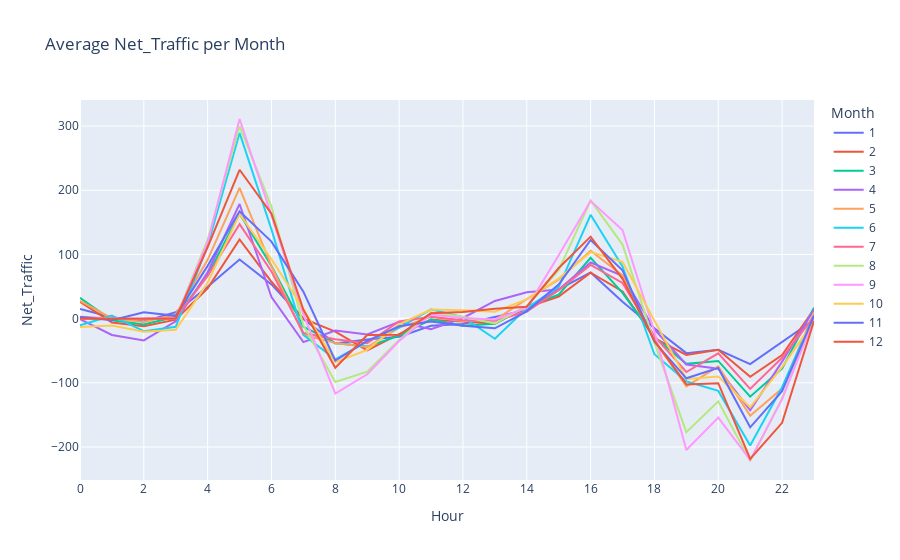

Write notebook code for a chart like this one.
### Code cell
# plot_Entry(colName='Day', title='MRT Average Daily Entry per Station', xlabel='Day of Month', xticks=np.arange(1,32,2))

plot_Traffic('Month')

### Figure 1 — Plotly figure (JSON) as saved in the notebook; plotly's stock layout.template omitted (floating-point values rounded to 4 significant figures)
{"data": [{"hovertemplate": "Month=1<br>Hour=%{x}<br>Net_Traffic=%{y}<extra></extra>", "legendgroup": "1", "line": {"color": "#636efa", "dash": "solid"}, "marker": {"symbol": "circle"}, "mode": "lines", "name": "1", "orientation": "v", "showlegend": true, "type": "scatter", "x": [0, 1, 2, 3, 4, 5, 6, 7, 8, 9, 10, 11, 12, 13, 14, 15, 16, 17, 18, 19, 20, 21, 22, 23], "xaxis": "x", "y": [15.01, 2.227, -4.408, 9.883, 49.58, 92.0, 53.27, -0.4888, -38.78, -32.53, -28.26, -11.24, -8.192, 2.27, 13.47, 45.43, 72.05, 26.17, -14.93, -53.76, -48.51, -70.93, -36.95, -1.859], "yaxis": "y"}, {"hovertemplate": "Month=2<br>Hour=%{x}<br>Net_Traffic=%{y}<extra></extra>", "legendgroup": "2", "line": {"color": "#EF553B", "dash": "solid"}, "marker": {"symbol": "circle"}, "mode": "lines", "name": "2", "orientation": "v", "showlegend": true, "type": "scatter", "x": [0, 1, 2, 3, 4, 5, 6, 7, 8, 9, 10, 11, 12, 13, 14, 15, 16, 17, 18, 19, 20, 21, 22, 23], "xaxis": "x", "y": [26.05, -5.919, -11.73, -1.554, 47.23, 123.4, 57.43, -0.03846, -20.23, -49.32, -24.06, -1.665, -4.297, -8.019, 17.81, 34.37, 71.71, 42.37, -30.31, -56.5, -48.64, -90.52, -56.74, 14.52], "yaxis": "y"}, {"hovertemplate": "Month=3<br>Hour=%{x}<br>Net_Traffic=%{y}<extra></extra>", "legendgroup": "3", "line": {"color": "#00cc96", "dash": "solid"}, "marker": {"symbol": "circle"}, "mode": "lines", "name": "3", "orientation": "v", "showlegend": true, "type": "scatter", "x": [0, 1, 2, 3, 4, 5, 6, 7, 8, 9, 10, 11, 12, 13, 14, 15, 16, 17, 18, 19, 20, 21, 22, 23], "xaxis": "x", "y": [32.53, -2.658, -9.05, 2.866, 67.88, 163.6, 82.12, -12.6, -38.03, -43.61, -26.58, -1.155, -10.99, -8.167, 18.97, 37.22, 94.77, 40.01, -28.53, -70.49, -65.92, -121.6, -77.76, 17.03], "yaxis": "y"}, {"hovertemplate": "Month=4<br>Hour=%{x}<br>Net_Traffic=%{y}<extra></extra>", "legendgroup": "4", "line": {"color": "#ab63fa", "dash": "solid"}, "marker": {"symbol": "circle"}, "mode": "lines", "name": "4", "orientation": "v", "showlegend": true, "type": "scatter", "x": [0, 1, 2, 3, 4, 5, 6, 7, 8, 9, 10, 11, 12, 13, 14, 15, 16, 17, 18, 19, 20, 21, 22, 23], "xaxis": "x", "y": [-0.9103, -25.47, -33.99, -4.162, 72.34, 178.5, 33.56, -36.68, -18.66, -24.53, -4.922, -16.55, 1.044, 27.49, 40.98, 45.19, 87.46, 66.74, -16.65, -71.39, -77.96, -142.9, -67, 14.29], "yaxis": "y"}, {"hovertemplate": "Month=5<br>Hour=%{x}<br>Net_Traffic=%{y}<extra></extra>", "legendgroup": "5", "line": {"color": "#FFA15A", "dash": "solid"}, "marker": {"symbol": "circle"}, "mode": "lines", "name": "5", "orientation": "v", "showlegend": true, "type": "scatter", "x": [0, 1, 2, 3, 4, 5, 6, 7, 8, 9, 10, 11, 12, 13, 14, 15, 16, 17, 18, 19, 20, 21, 22, 23], "xaxis": "x", "y": [27.7, 0.2047, -5.305, 6.806, 91.61, 203.8, 81.86, -25.12, -38.08, -44.23, -13.89, 2.676, -3.728, -2.176, 30.45, 60.79, 105.9, 67.32, -33.7, -105.5, -74.49, -151.4, -109.0, 10.31], "yaxis": "y"}, {"hovertemplate": "Month=6<br>Hour=%{x}<br>Net_Traffic=%{y}<extra></extra>", "legendgroup": "6", "line": {"color": "#19d3f3", "dash": "solid"}, "marker": {"symbol": "circle"}, "mode": "lines", "name": "6", "orientation": "v", "showlegend": true, "type": "scatter", "x": [0, 1, 2, 3, 4, 5, 6, 7, 8, 9, 10, 11, 12, 13, 14, 15, 16, 17, 18, 19, 20, 21, 22, 23], "xaxis": "x", "y": [-10.53, 4.603, -19.59, -12.68, 113.6, 289.4, 138.8, -25.31, -63.5, -35.82, -13.92, 14.41, 2.15, -31.39, 16.44, 49.53, 161.8, 81.32, -55.48, -97.78, -112.6, -197.7, -106.8, 5.277], "yaxis": "y"}, {"hovertemplate": "Month=7<br>Hour=%{x}<br>Net_Traffic=%{y}<extra></extra>", "legendgroup": "7", "line": {"color": "#FF6692", "dash": "solid"}, "marker": {"symbol": "circle"}, "mode": "lines", "name": "7", "orientation": "v", "showlegend": true, "type": "scatter", "x": [0, 1, 2, 3, 4, 5, 6, 7, 8, 9, 10, 11, 12, 13, 14, 15, 16, 17, 18, 19, 20, 21, 22, 23], "xaxis": "x", "y": [2.896, -0.3821, 0.0273, 1.762, 66.57, 147.3, 73.39, -22.51, -32.27, -38.31, -4.494, 2.727, -2.558, -3.249, 11.07, 44.5, 83.65, 55.57, -27.29, -83.14, -54.0, -109.5, -61.03, 3.365], "yaxis": "y"}, {"hovertemplate": "Month=8<br>Hour=%{x}<br>Net_Traffic=%{y}<extra></extra>", "legendgroup": "8", "line": {"color": "#B6E880", "dash": "solid"}, "marker": {"symbol": "circle"}, "mode": "lines", "name": "8", "orientation": "v", "showlegend": true, "type": "scatter", "x": [0, 1, 2, 3, 4, 5, 6, 7, 8, 9, 10, 11, 12, 13, 14, 15, 16, 17, 18, 19, 20, 21, 22, 23], "xaxis": "x", "y": [0, 0, 0, 0, 123.0, 299.8, 174.5, -10.51, -98.84, -82.6, -33.42, 9.864, 3.04, -7.448, 19.83, 75.56, 184.0, 115.4, -37.41, -176.8, -129.0, -221.8, -124.4, -0.001241], "yaxis": "y"}, {"hovertemplate": "Month=9<br>Hour=%{x}<br>Net_Traffic=%{y}<extra></extra>", "legendgroup": "9", "line": {"color": "#FF97FF", "dash": "solid"}, "marker": {"symbol": "circle"}, "mode": "lines", "name": "9", "orientation": "v", "showlegend": true, "type": "scatter", "x": [0, 1, 2, 3, 4, 5, 6, 7, 8, 9, 10, 11, 12, 13, 14, 15, 16, 17, 18, 19, 20, 21, 22, 23], "xaxis": "x", "y": [0, 0, 0, 0, 119.1, 311.1, 160.9, 6.671, -116.7, -86.76, -35.0, 6.39, 1.073, -1.44, 16.78, 98.66, 183.2, 138.1, -20.37, -204.7, -154.2, -220.3, -125.5, -0.002564], "yaxis": "y"}, {"hovertemplate": "Month=10<br>Hour=%{x}<br>Net_Traffic=%{y}<extra></extra>", "legendgroup": "10", "line": {"color": "#FECB52", "dash": "solid"}, "marker": {"symbol": "circle"}, "mode": "lines", "name": "10", "orientation": "v", "showlegend": true, "type": "scatter", "x": [0, 1, 2, 3, 4, 5, 6, 7, 8, 9, 10, 11, 12, 13, 14, 15, 16, 17, 18, 19, 20, 21, 22, 23], "xaxis": "x", "y": [-12.86, -10.58, -20.33, -17.43, 55.91, 163.2, 92.55, 15.02, -67.85, -48.6, -8.876, 14.22, 12.91, 10.77, 30.02, 62.41, 103.6, 88.44, -3.469, -94.14, -90.21, -138.2, -75.07, -4.78], "yaxis": "y"}, {"hovertemplate": "Month=11<br>Hour=%{x}<br>Net_Traffic=%{y}<extra></extra>", "legendgroup": "11", "line": {"color": "#636efa", "dash": "solid"}, "marker": {"symbol": "circle"}, "mode": "lines", "name": "11", "orientation": "v", "showlegend": true, "type": "scatter", "x": [0, 1, 2, 3, 4, 5, 6, 7, 8, 9, 10, 11, 12, 13, 14, 15, 16, 17, 18, 19, 20, 21, 22, 23], "xaxis": "x", "y": [2.573, -2.591, 9.897, 4.312, 82.18, 167.1, 120.0, 41.97, -65.27, -34.5, -11.92, -4.337, -11.24, -15.15, 11.29, 53.24, 122.4, 75.37, -36.14, -92.96, -76.78, -169.3, -113.0, 4.269], "yaxis": "y"}, {"hovertemplate": "Month=12<br>Hour=%{x}<br>Net_Traffic=%{y}<extra></extra>", "legendgroup": "12", "line": {"color": "#EF553B", "dash": "solid"}, "marker": {"symbol": "circle"}, "mode": "lines", "name": "12", "orientation": "v", "showlegend": true, "type": "scatter", "x": [0, 1, 2, 3, 4, 5, 6, 7, 8, 9, 10, 11, 12, 13, 14, 15, 16, 17, 18, 19, 20, 21, 22, 23], "xaxis": "x", "y": [0.001241, 0, 0, 0, 111.6, 231.9, 163.5, 13.72, -76.53, -25.62, -25.18, 8.211, 10.24, 15.42, 18.65, 78.88, 127.7, 61.95, -34.36, -102.5, -100.7, -218.6, -162.3, -3.582], "yaxis": "y"}], "layout": {"autosize": true, "legend": {"title": {"text": "Month"}, "tracegroupgap": 0}, "title": {"text": "Average Net_Traffic per Month"}, "xaxis": {"anchor": "y", "autorange": true, "domain": [0, 1], "dtick": 2, "range": [0, 23], "title": {"text": "Hour"}, "type": "linear"}, "yaxis": {"anchor": "x", "autorange": true, "domain": [0, 1], "range": [-251.4, 340.7], "title": {"text": "Net_Traffic"}, "type": "linear"}}}
